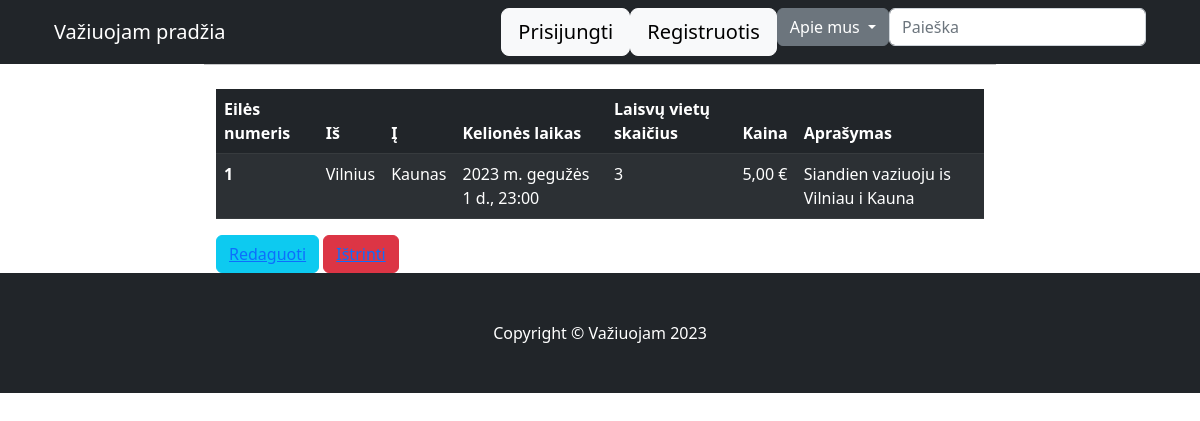
Before: /1/ with the older database file.
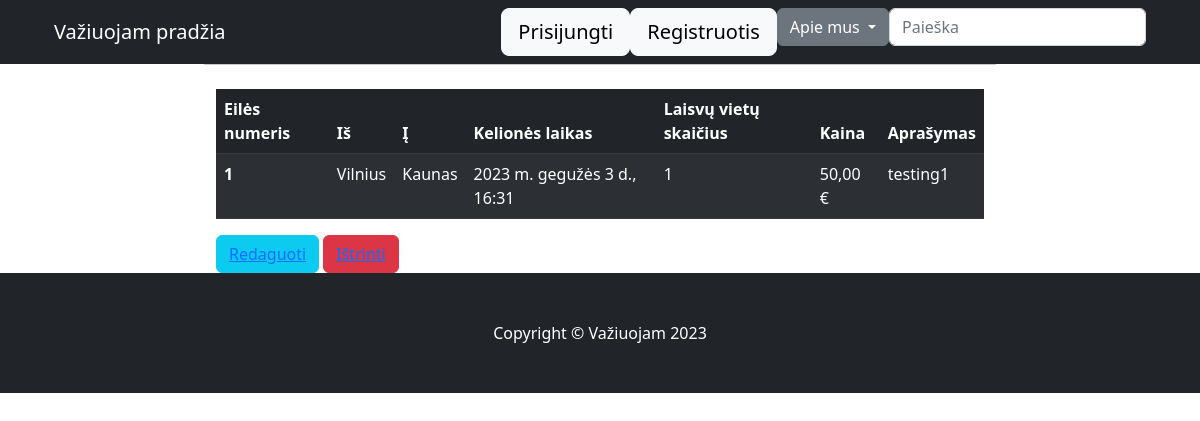
After: the same page with the newer database file.
### posts/models.py (models this page shows, shortened)
class Posting(models.Model):
    title = models.CharField(max_length=255)
    description = models.TextField(help_text="Pastabos, jei yra")
    start_location = models.CharField(max_length=255)
    end_location = models.CharField(max_length=255)
    start_time = models.DateTimeField()
    available_seats = models.PositiveIntegerField(default=4)
    price = models.DecimalField(
        max_digits=8, decimal_places=2, validators=[MinValueValidator(Decimal('0.01'))], help_text="Kaina eurais")
    created_at = models.DateTimeField(auto_now_add=True)
    updated_at = models.DateTimeField(auto_now=True)
    user = models.ForeignKey(
        User, on_delete=models.CASCADE, related_name="posting", null=True)
    class Meta:
        ordering = ['start_time',]
        verbose_name = 'Skelbimas'
        verbose_name_plural = 'Skelbimai'

### posts/views.py (the view, shortened to what this page needs)
# urls.py: path('<int:pk>/', views.PostDetailView.as_view(), name='post-detail'),
class PostDetailView(generic.DetailView):
    model = Posting
    template_name = 'posts/post_detail.html'
    context_object_name = 'posting'
    def get_context_data(self, **kwargs):
        context = super().get_context_data(**kwargs)
        context['form'] = BookingForm()
        return context

### posts/forms.py
class BookingForm(forms.ModelForm):
    class Meta:
        model = Booking
        fields = ['num_seats']

### posts/templates/posts/post_detail.html
{% extends "main/base.html" %}
{% block content %}
<div class="container posting">
    <table class="table table-striped table-dark">
        <thead>
            <tr>
                <th scope="col">Eilės numeris</th>
                <th scope="col">Iš</th>
                <th scope="col">Į</th>
                <th scope="col">Kelionės laikas</th>
                <th scope="col">Laisvų vietų skaičius</th>
                <th scope="col">Kaina</th>
                <th scope="col">Aprašymas</th>
            </tr>
        </thead>
        <tbody>
            <tr>
                <th scope="row">{{posting.id}}</th>
                <td>{{posting.start_location}}</td>
                <td>{{posting.end_location}}</td>
                <td>{{posting.start_time}}</td>
                <td>{{posting.available_seats}}</td>
                <td>{{posting.price}} &euro;</td>
                <td>{{posting.description}}</td>
            </tr>
        </tbody>
    </table>
    <button type="button" class="btn btn-info" label='update'><a
            href="{% url 'post-update' pk=posting.pk %}">Redaguoti</a></button>
    <button type="button" class="btn btn-danger"><a href="{% url 'post-delete' pk=posting.pk %}">Ištrinti</a></button>
</div>
{% endblock %}

Changed rows visible on the page:
changed Posting "Vilnius": start_time "2023 m. gegužės 1 d., 23:00" → "2023 m. gegužės 3 d., 16:31"; available_seats "3" → "1"; price "5,00" → "50,00"; description "Siandien vaziuoju is Vilniau i Kauna" → "testing1"
